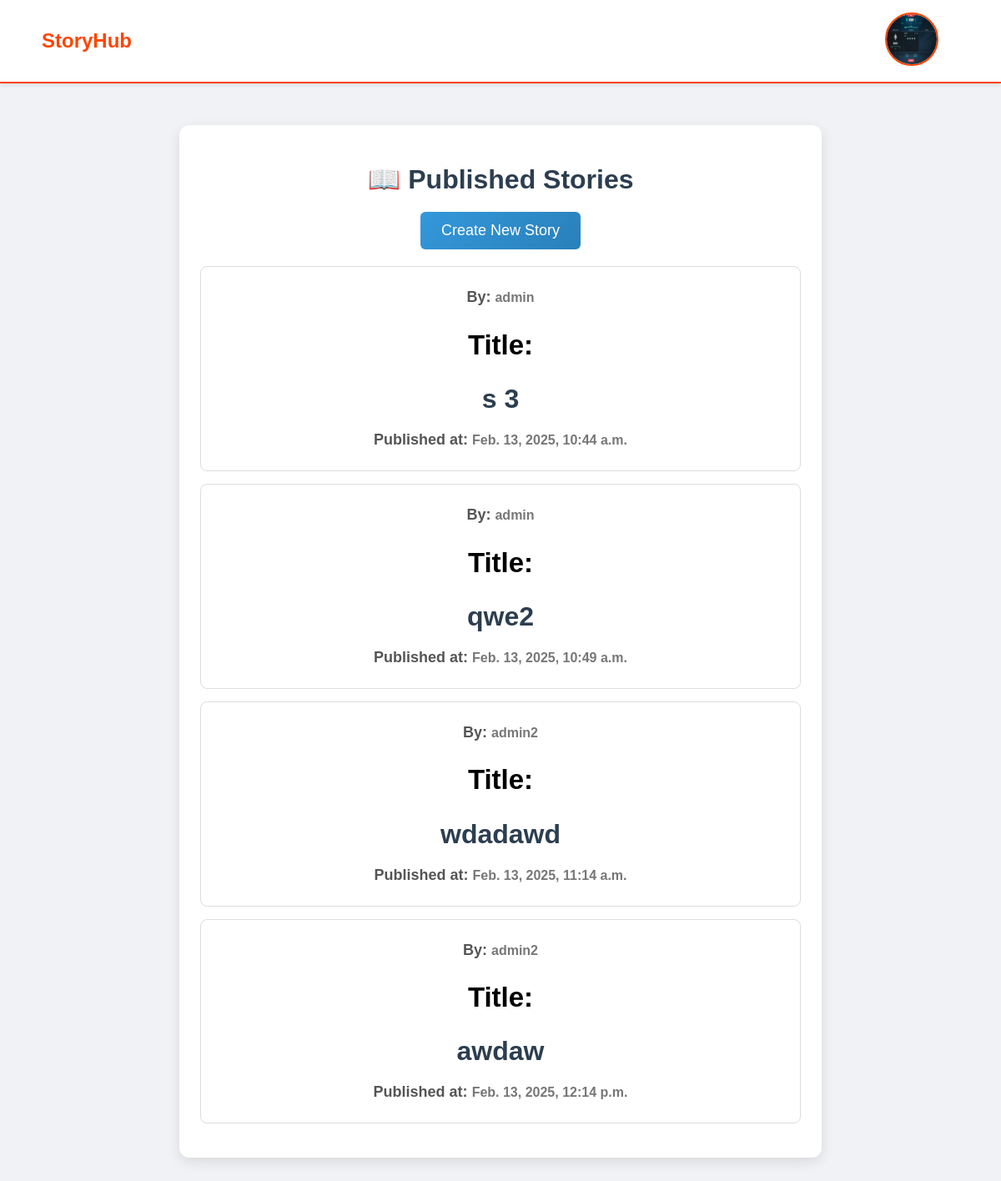
Page /story_list/ (signed in) on the earlier database version.
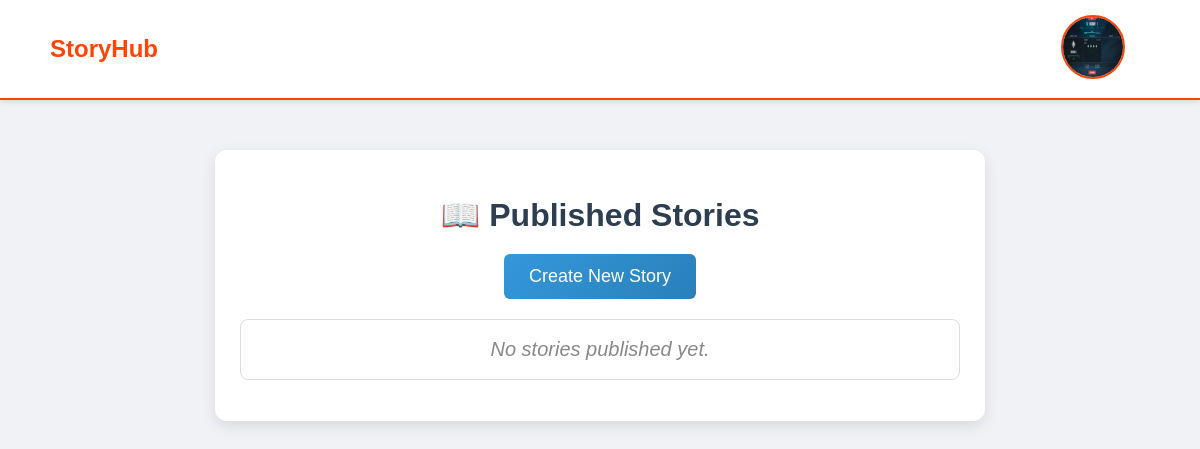
Same page on the later database version.
### accounts/models.py (models this page shows, shortened)
class UserProfile(models.Model):
    user = models.OneToOneField(User, on_delete=models.CASCADE)
    profile_picture = models.ImageField(upload_to='profile_pics/', default='profile_pics/default_user.png')
    bio = models.TextField(blank=True)
    about = models.TextField(blank=True)

### stories/models.py (models this page shows, shortened)
class Story(models.Model):
    title = models.CharField(max_length=255)
    author = models.ForeignKey(User, on_delete=models.CASCADE)
    content = models.TextField()
    created_at = models.DateTimeField(auto_now_add=True)
    updated_at = models.DateTimeField(auto_now=True)
    is_published = models.BooleanField(default=True)
    cover_image = models.ImageField(upload_to='story_covers/', blank=True, null=True)
    genres = models.ManyToManyField(Genre, related_name="stories")  # Many-to-Many Relationship

### stories/views.py (the view)
# urls.py: path('', stories_views.story_list, name='story_list'),  # Home page showing story list
@login_required
def story_list(request):
    stories = Story.objects.filter(is_published=True)
    return render(request, 'stories/story_list.html', {'stories': stories})

### stories/templates/stories/story_list.html (shortened to what this page needs)
<!DOCTYPE html>
<html lang="en">
  <head>
    {% load static %}
    <link rel="stylesheet" href="{% static 'stories/story_list.css' %}" />
  </head>
  <body>
    {% include 'tools/navbar.html' %}
    <div class="container">
      <h1>📖 Published Stories</h1>
      {% if user.is_authenticated %}
        <div class="create-story">
          <a href="{% url 'create_story' %}"><button>Create New Story</button></a>
        </div>
        <div class="story-list">
          <ul>
            {% for story in stories %}
              <li>
                <a href="{% url 'story_detail' story.pk %}" class="story-link">
                  <div class="story-header">
                    <p>
                      <strong>By:</strong> <span class="author">{{ story.author }}</span>
                    </p>
                  </div>
                  <div class="story-content">
                    <p>
                      <h2>Title:</h2>
                    </p>
                    <h1 class="story-title">{{ story.title }}</h1>
                    <p>
                      <strong>Published at:</strong> <span class="publish-date">{{ story.created_at }}</span>
                    </p>
                  </div>
                </a>
              </li>
            {% empty %}
              <li class="empty-message">No stories published yet.</li>
            {% endfor %}
          </ul>
        </div>
      {% else %}
        <div class="login-section">
          <p>You are not logged in.</p>
          <a href="{% url 'login' %}"><button>Login</button></a>
        </div>
      {% endif %}
    </div>
  </body>
</html>

### templates/tools/navbar.html (shortened to what this page needs)
<!DOCTYPE html>
<html lang="en">
<head>
    {% load static %}
    <link rel="stylesheet" href="{% static 'tools/navbar.css' %}">
</head>
<body class="navBar">
    <div class="navbar">
        <div class="navbar-left">
            <h2 style="color: #FF4500;">
                <a href="{% url 'welcome_page' %}">StoryHub</a>
            </h2>
        </div>
        <div class="navbar-right">
            {% if user.is_authenticated %}
                <div class="dropdown">
                    <img src="{% if user.userprofile.profile_picture %}{{ user.userprofile.profile_picture.url }}
                    {% else %}
                    {% static 'profile_pics/default_user.png' %}
                    {% endif %}"
                    class="profile-icon" alt="Profile">
                </div>
            {% endif %}
        </div>
    </div>
</body>
</html>

### stories/static/stories/story_list.css (style rules this page uses)
body { font-family: 'Poppins', sans-serif; background-color: #f0f2f5; margin: 0; padding: 0; }
.container { width: 60%; margin: 50px auto; padding: 25px; background: white; border-radius: 12px; box-shadow: 0 5px 15px rgba(0, 0, 0, 0.1); text-align: center; transition: 0.3s ease-in-out; }
h1 { color: #2c3e50; font-size: 32px; margin-bottom: 20px; }
button { background: linear-gradient(135deg, #3498db, #2980b9); color: white; font-size: 18px; padding: 12px 25px; border: none; border-radius: 6px; cursor: pointer; transition: 0.3s ease-in-out; display: inline-block; text-decoration: none; }
ul { list-style: none; padding-left: 0; margin-top: 20px; }
li { background: #ffffff; padding: 18px; border: 1px solid #ddd; border-radius: 8px; margin-bottom: 15px; transition: transform 0.2s ease-in-out, box-shadow 0.2s ease-in-out; }
.empty-message { font-size: 20px; color: #888; font-style: italic; margin-top: 20px; }

### static/tools/navbar.css (style rules this page uses)
.navBar { font-family: Arial, sans-serif; text-align: center; margin: 0; padding: 0; }
.navbar { display: flex; justify-content: space-between; align-items: center; padding: 15px 50px; background-color: white; box-shadow: 0px 2px 5px rgba(0, 0, 0, 0.1); border-bottom: 2px solid #FF4500; }
.navbar-left h2 a { text-decoration: none; color: #FF4500; font-size: 24px; font-weight: bold; }
.navbar-right { top: 15px; right: 20px; }
.profile-icon { width: 60px; height: 60px; border-radius: 50%; border: 2px solid #FF4500; cursor: pointer; }

### templates/tools/navbar.html (style rules this page uses)
.navbar-right { display: flex; align-items: center; justify-content: flex-end; margin-right: 25px; }
.profile-icon { width: 60px; height: 60px; border-radius: 50%; cursor: pointer; transition: transform 0.2s; margin-right: -10px; }
.dropdown { position: relative; right: 10px; }

Differences in the rows shown:
removed Story: author "admin", title "s 3", created_at "Feb. 13, 2025, 10:44 a.m."
removed Story: author "admin", title "qwe2", created_at "Feb. 13, 2025, 10:49 a.m."
removed Story: author "admin2", title "wdadawd", created_at "Feb. 13, 2025, 11:14 a.m."
removed Story: author "admin2", title "awdaw", created_at "Feb. 13, 2025, 12:14 p.m."
Other differences:
text now shown: "No stories published yet."
